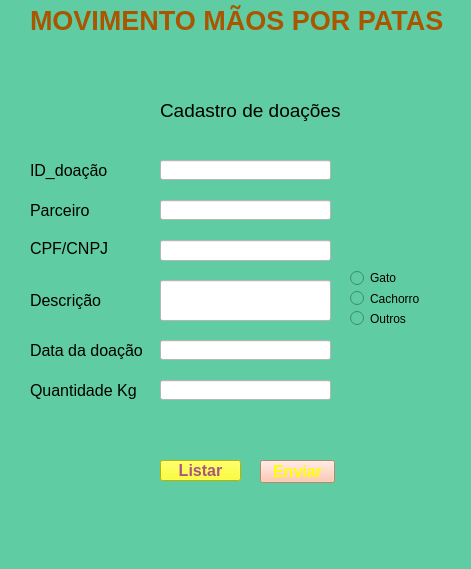
<?xml version="1.0" encoding="UTF-8"?>
<ui version="4.0">
 <class>MainWindow</class>
 <widget class="QMainWindow" name="MainWindow">
  <property name="geometry">
   <rect>
    <x>0</x>
    <y>0</y>
    <width>471</width>
    <height>569</height>
   </rect>
  </property>
  <property name="windowTitle">
   <string>MainWindow</string>
  </property>
  <property name="styleSheet">
   <string notr="true">background-color: rgb(95, 204, 164);</string>
  </property>
  <widget class="QWidget" name="centralwidget">
   <widget class="QLabel" name="label">
    <property name="geometry">
     <rect>
      <x>160</x>
      <y>100</y>
      <width>181</width>
      <height>21</height>
     </rect>
    </property>
    <property name="font">
     <font>
      <pointsize>14</pointsize>
     </font>
    </property>
    <property name="text">
     <string>Cadastro de doações</string>
    </property>
   </widget>
   <widget class="QLabel" name="label_2">
    <property name="geometry">
     <rect>
      <x>30</x>
      <y>0</y>
      <width>441</width>
      <height>41</height>
     </rect>
    </property>
    <property name="font">
     <font>
      <pointsize>20</pointsize>
      <weight>75</weight>
      <bold>true</bold>
     </font>
    </property>
    <property name="styleSheet">
     <string notr="true">selection-color: rgb(170, 170, 127);
color: rgb(170, 85, 0);</string>
    </property>
    <property name="text">
     <string>MOVIMENTO MÃOS POR PATAS</string>
    </property>
   </widget>
   <widget class="QLabel" name="label_3">
    <property name="geometry">
     <rect>
      <x>30</x>
      <y>200</y>
      <width>61</width>
      <height>21</height>
     </rect>
    </property>
    <property name="font">
     <font>
      <pointsize>12</pointsize>
     </font>
    </property>
    <property name="text">
     <string>Parceiro</string>
    </property>
   </widget>
   <widget class="QLabel" name="label_4">
    <property name="geometry">
     <rect>
      <x>30</x>
      <y>290</y>
      <width>71</width>
      <height>21</height>
     </rect>
    </property>
    <property name="font">
     <font>
      <pointsize>12</pointsize>
     </font>
    </property>
    <property name="text">
     <string>Descrição</string>
    </property>
   </widget>
   <widget class="QLabel" name="label_5">
    <property name="geometry">
     <rect>
      <x>30</x>
      <y>340</y>
      <width>121</width>
      <height>21</height>
     </rect>
    </property>
    <property name="font">
     <font>
      <pointsize>12</pointsize>
     </font>
    </property>
    <property name="text">
     <string>Data da doação</string>
    </property>
   </widget>
   <widget class="QLabel" name="label_6">
    <property name="geometry">
     <rect>
      <x>30</x>
      <y>160</y>
      <width>81</width>
      <height>21</height>
     </rect>
    </property>
    <property name="font">
     <font>
      <pointsize>12</pointsize>
     </font>
    </property>
    <property name="text">
     <string>ID_doação</string>
    </property>
   </widget>
   <widget class="QLabel" name="label_7">
    <property name="geometry">
     <rect>
      <x>30</x>
      <y>380</y>
      <width>111</width>
      <height>21</height>
     </rect>
    </property>
    <property name="font">
     <font>
      <pointsize>12</pointsize>
     </font>
    </property>
    <property name="text">
     <string>Quantidade Kg</string>
    </property>
   </widget>
   <widget class="QLineEdit" name="lineEdit">
    <property name="geometry">
     <rect>
      <x>160</x>
      <y>160</y>
      <width>171</width>
      <height>20</height>
     </rect>
    </property>
    <property name="styleSheet">
     <string notr="true">background-color: rgb(255, 255, 255);</string>
    </property>
   </widget>
   <widget class="QLineEdit" name="lineEdit_2">
    <property name="geometry">
     <rect>
      <x>160</x>
      <y>200</y>
      <width>171</width>
      <height>20</height>
     </rect>
    </property>
    <property name="styleSheet">
     <string notr="true">background-color: rgb(255, 255, 255);</string>
    </property>
   </widget>
   <widget class="QLineEdit" name="lineEdit_3">
    <property name="geometry">
     <rect>
      <x>160</x>
      <y>240</y>
      <width>171</width>
      <height>21</height>
     </rect>
    </property>
    <property name="styleSheet">
     <string notr="true">background-color: rgb(255, 255, 255);</string>
    </property>
   </widget>
   <widget class="QLineEdit" name="lineEdit_4">
    <property name="geometry">
     <rect>
      <x>160</x>
      <y>280</y>
      <width>171</width>
      <height>41</height>
     </rect>
    </property>
    <property name="styleSheet">
     <string notr="true">background-color: rgb(255, 255, 255);</string>
    </property>
   </widget>
   <widget class="QLineEdit" name="lineEdit_5">
    <property name="geometry">
     <rect>
      <x>160</x>
      <y>340</y>
      <width>171</width>
      <height>20</height>
     </rect>
    </property>
    <property name="styleSheet">
     <string notr="true">background-color: rgb(255, 255, 255);</string>
    </property>
   </widget>
   <widget class="QRadioButton" name="radioButton">
    <property name="geometry">
     <rect>
      <x>350</x>
      <y>270</y>
      <width>61</width>
      <height>16</height>
     </rect>
    </property>
    <property name="styleSheet">
     <string notr="true">background-color: rgb(95, 204, 164);</string>
    </property>
    <property name="text">
     <string>Gato</string>
    </property>
   </widget>
   <widget class="QRadioButton" name="radioButton_2">
    <property name="geometry">
     <rect>
      <x>350</x>
      <y>290</y>
      <width>82</width>
      <height>17</height>
     </rect>
    </property>
    <property name="text">
     <string>Cachorro</string>
    </property>
   </widget>
   <widget class="QRadioButton" name="radioButton_3">
    <property name="geometry">
     <rect>
      <x>350</x>
      <y>310</y>
      <width>82</width>
      <height>17</height>
     </rect>
    </property>
    <property name="text">
     <string>Outros</string>
    </property>
   </widget>
   <widget class="QLabel" name="label_8">
    <property name="geometry">
     <rect>
      <x>30</x>
      <y>240</y>
      <width>81</width>
      <height>16</height>
     </rect>
    </property>
    <property name="font">
     <font>
      <pointsize>12</pointsize>
      <weight>50</weight>
      <italic>false</italic>
      <bold>false</bold>
     </font>
    </property>
    <property name="text">
     <string>CPF/CNPJ</string>
    </property>
   </widget>
   <widget class="QLineEdit" name="lineEdit_6">
    <property name="geometry">
     <rect>
      <x>160</x>
      <y>380</y>
      <width>171</width>
      <height>20</height>
     </rect>
    </property>
    <property name="styleSheet">
     <string notr="true">background-color: rgb(255, 255, 255);</string>
    </property>
   </widget>
   <widget class="QPushButton" name="pushButton">
    <property name="geometry">
     <rect>
      <x>260</x>
      <y>460</y>
      <width>75</width>
      <height>23</height>
     </rect>
    </property>
    <property name="font">
     <font>
      <pointsize>12</pointsize>
      <weight>75</weight>
      <italic>false</italic>
      <bold>true</bold>
     </font>
    </property>
    <property name="styleSheet">
     <string notr="true">background-color: rgb(255, 187, 155);
color: rgb(255, 255, 255);

color: rgb(255, 255, 0);</string>
    </property>
    <property name="text">
     <string>Enviar</string>
    </property>
   </widget>
   <widget class="QPushButton" name="pushButton_2">
    <property name="geometry">
     <rect>
      <x>160</x>
      <y>460</y>
      <width>81</width>
      <height>21</height>
     </rect>
    </property>
    <property name="font">
     <font>
      <pointsize>12</pointsize>
      <weight>75</weight>
      <bold>true</bold>
     </font>
    </property>
    <property name="styleSheet">
     <string notr="true">color: rgb(255, 170, 127);
color: rgb(170, 85, 127);
background-color: rgb(255, 255, 0);</string>
    </property>
    <property name="text">
     <string>Listar</string>
    </property>
   </widget>
  </widget>
  <widget class="QMenuBar" name="menubar">
   <property name="geometry">
    <rect>
     <x>0</x>
     <y>0</y>
     <width>471</width>
     <height>21</height>
    </rect>
   </property>
  </widget>
  <widget class="QStatusBar" name="statusbar"/>
 </widget>
 <resources/>
 <connections/>
</ui>
